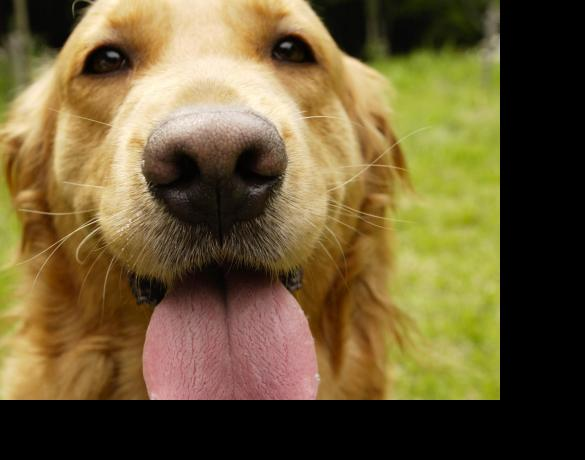
#> input picture code-statistics/temp/code-demo/cnn/image/dog/jinmao/ok_10.jpg, 585 x 460 px, given in place of one.1.jpg, which was not available
$ python _test_cnn_9_8.py   (older library calls are emulated)
#> lines starting #> are read from the running program, lines starting #| are printed output that depends on the picture; pictures that were not available may be replaced by others from this repository, and a replacement may not be noted
### code-statistics/temp/code-demo/cnn/__init__.py
from os import listdir

debug = True

MODEL_NAME = "test_1908.h5"
RESULT_SAVING_PATH = "./results/hdf5mdl"

BATCH_SIZE = 16

CAT_PIC_PATH = "./image/kagglecatsanddogs_3367a/PetImages/Cat"
CAT_PATH = "image/kagglecatsanddogs_3367a/PetImages/Cat"
VALIDATION_PATH = "image/kagglecatsanddogs_3367a/PetImages/CatValidation"

DOG_PIC_WITDH = 585
DOG_PIC_HEIGHT = 460
DOG_JINMAO_DIR = "./image/dog/jinmao"
DOG_SUMU_DIR = "./image/dog/sumu"
DOG_JINMAO_SAMPLE_DIR = "./image/dog/jinmao-samples"
DOG_SUMU_SAMPLE_DIR = "./image/dog/sumu-samples"
test_jinmao = "./image/temp/jinmao.jpg"
test_sumu = "./image/temp/sumu.jpg"
test_dir = "./image/temp"

test_6_MODEL = "./results/hdf5mdl"
NUM_CLASSES = 2
CLASSES = ["man", "dog"]

SEP = "\n===================================================================\n"
# SIZE = len(listdir(CAT_PATH))


def write_log(log: str, path="./tmp/log/", file="test.log"):
    f = open(path + file, "a", encoding="utf-8")
    f.write(SEP)
    f.write(log)
    f.write(SEP)
    f.close()


# [16 lines of commented-out code are left out]


haar_frontalface_default_xml = "haarcascade_frontalface_default.xml"
haar_frontalface_default_xml = "haarcascade_frontalface_alt2.xml"
harr_cascade_eye_xml = "haarcascade_eye.xml"
haar_frontalface_default_xml = (
    "C:\\Users\\xiaohaidan\\dog-face-check\\opencv-3.4.4\\opencv\\sources\\data\\haarcascades\\%s"
    % (haar_frontalface_default_xml)
)
harr_cascade_eye_xml = (
    "C:\\Users\\xiaohaidan\\dog-face-check\\opencv-3.4.4\\opencv\\sources\\data\\haarcascades\\%s"
    % (harr_cascade_eye_xml)
)
man_test_jpg = "./image/temp/one.1.jpg"
# man_test_jpg = "./image/temp/many.0.png"
haar_cascade_dir = "C:\\Users\\xiaohaidan\\dog-face-check\\opencv-3.4.4\\opencv\\sources\\data\\haarcascades"
haar_cascade_dir = "./model/opencv"
you_jpg = "./image/temp/you.jpg"

### code-statistics/temp/code-demo/cnn/_test_cnn_9_8.py
import cv2
import numpy as np

from __init__ import man_test_jpg, write_log
from _test_cnn_9_7 import trim_array

lg = "test_cnn_9_8.log"


"""
把图片变成只有边缘的图像，然后就可以很容易的分辨了，
那么对于这张图边缘信息就是有用的，颜色信息就是没有用的。
而且好的特征应该能够区分纽扣和其它圆形的东西的区别。
图像的梯度去掉了很多不必要的信息(比如不变的背景色)，加重了轮廓。
换句话说，你可以从梯度的图像中轻而易举的发现有个人。

在每个像素点，都有一个幅值(magnitude)和方向，
对于有颜色的图片，会在三个channel上都计算梯度。
那么相应的幅值就是三个channel上最大的幅值，
角度(方向)是最大幅值所对应的角。
方向是像素强度变化方向

https://blog.csdn.net/passball/article/details/82254256
https://blog.csdn.net/wjb820728252/article/details/78395092

"""

image = man_test_jpg
im = cv2.imread(image)
#> im is the input picture: shape (460, 585, 3); mean B, G, R 53.6, 92.1, 108.8
rgb = np.asarray(im)
hog = cv2.HOGDescriptor()
h = hog.compute(im)

gx = cv2.Sobel(im, cv2.CV_32F, 1, 0, ksize=1)  # im 在 x 方向上的梯度
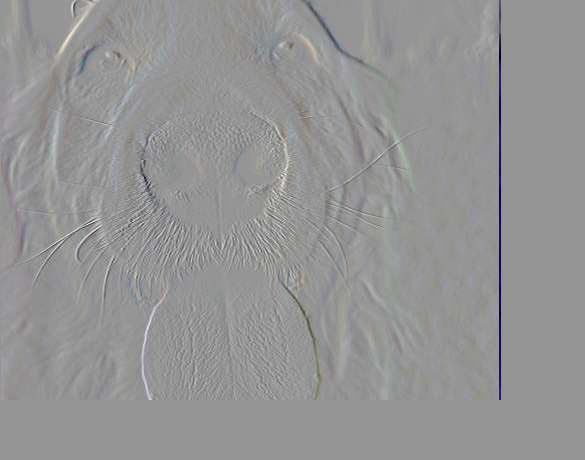
#> gx: shape (460, 585, 3) float32; mean B, G, R -0.2, -0.4, -0.4; drawn with min black and max white
gy = cv2.Sobel(im, cv2.CV_32F, 0, 1, ksize=1)
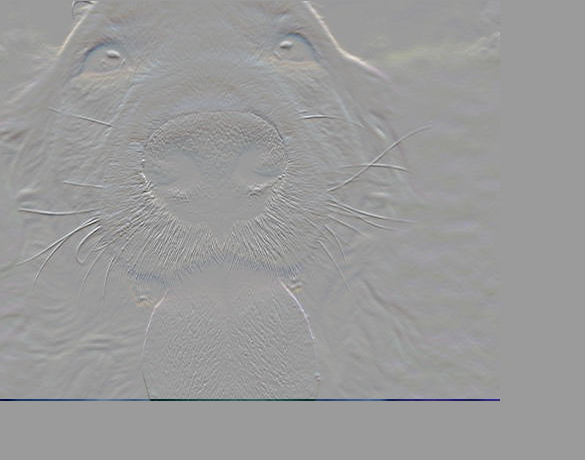
#> gy: shape (460, 585, 3) float32; mean B, G, R -0.3, -0.4, -0.4; drawn with min black and max white


mag, angle = cv2.cartToPolar(gx, gy, angleInDegrees=True)  # 梯度值 和方向(角度)
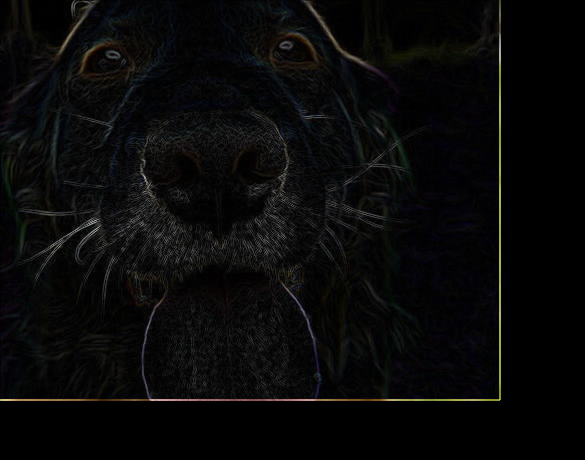
#> mag: shape (460, 585, 3) float32; mean B, G, R 8.9, 8.9, 9
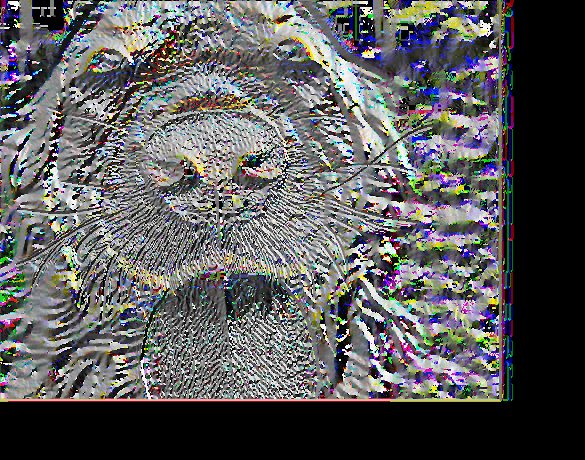
#> angle: shape (460, 585, 3) float32; mean B, G, R 129.5, 128.3, 128.4; drawn with min black and max white

write_log(str(mag), file=lg)
write_log(str(angle), file=lg)
write_log(str(mag.shape) + "size:" + str(mag.size), file=lg)
write_log(str(angle.shape) + "size:" + str(angle.size), file=lg)

# write_log(str(rgb.shape))
# write_log(str(h.shape))
# write_log(str(rgb.size))
write_log(str(h.size), file=lg)

$ run again, on code-statistics/temp/code-demo/cnn/image/dog/jinmao/ok_19.jpg
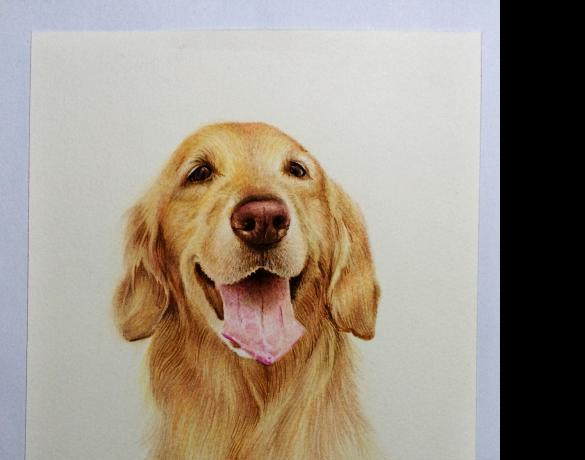
#> input picture code-statistics/temp/code-demo/cnn/image/dog/jinmao/ok_19.jpg, 585 x 460 px, given in place of one.1.jpg, which was not available
#> im is the input picture: shape (460, 585, 3); mean B, G, R 136, 148.3, 158.2
#> `mag, angle = cv2.cartToPolar(gx, gy, angleInDegrees=True)`:
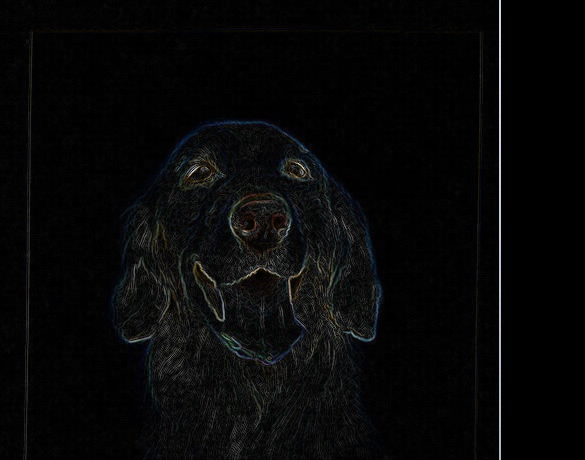
#> mag: shape (460, 585, 3) float32; mean B, G, R 7.9, 7.7, 7.5
#> `mag, angle = cv2.cartToPolar(gx, gy, angleInDegrees=True)`:
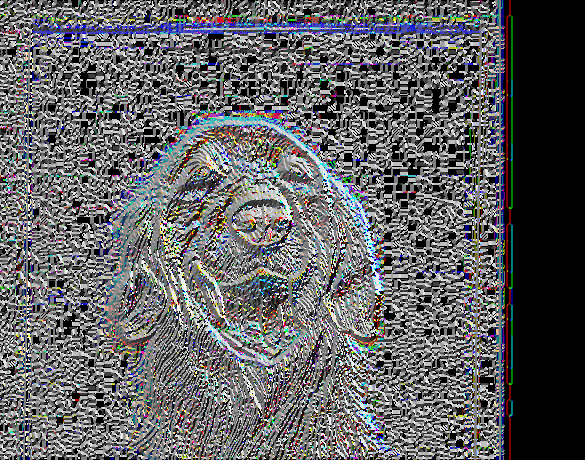
#> angle: shape (460, 585, 3) float32; mean B, G, R 139.9, 137.2, 136.6; drawn with min black and max white

$ run again, on code-statistics/temp/code-demo/cnn/image/dog/jinmao/ok_20.jpg
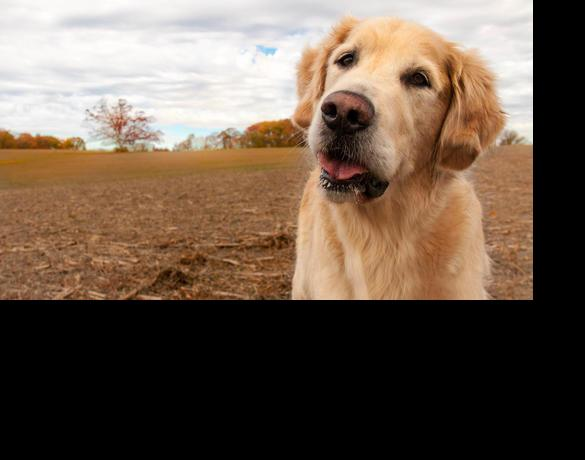
#> input picture code-statistics/temp/code-demo/cnn/image/dog/jinmao/ok_20.jpg, 585 x 460 px, given in place of one.1.jpg, which was not available
#> im is the input picture: shape (460, 585, 3); mean B, G, R 76.2, 90.7, 108.1
#> `mag, angle = cv2.cartToPolar(gx, gy, angleInDegrees=True)`:
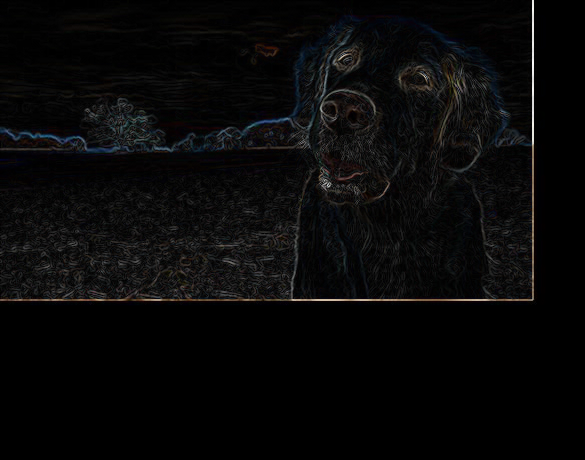
#> mag: shape (460, 585, 3) float32; mean B, G, R 8.6, 8.4, 8.6
#> `mag, angle = cv2.cartToPolar(gx, gy, angleInDegrees=True)`:
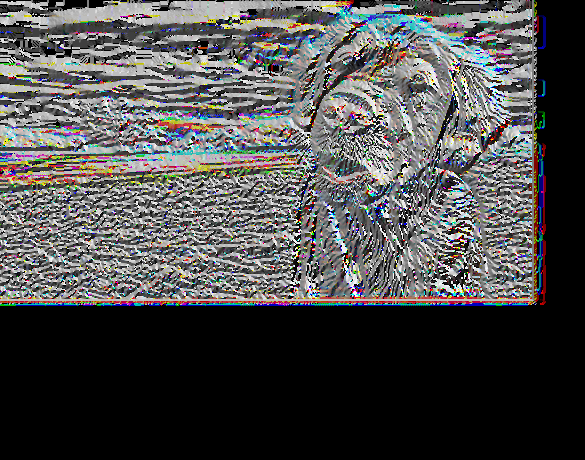
#> angle: shape (460, 585, 3) float32; mean B, G, R 108.5, 108.5, 108.9; drawn with min black and max white

$ run again, on code-statistics/temp/code-demo/cnn/image/dog/jinmao/ok_21.jpg
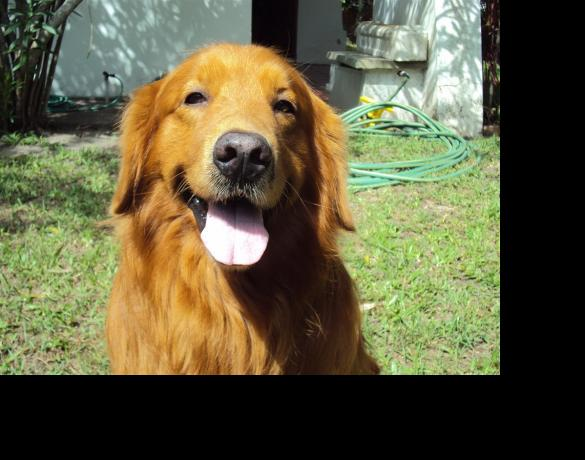
#> input picture code-statistics/temp/code-demo/cnn/image/dog/jinmao/ok_21.jpg, 585 x 460 px, given in place of one.1.jpg, which was not available
#> im is the input picture: shape (460, 585, 3); mean B, G, R 63.2, 91.9, 95.6
#> `mag, angle = cv2.cartToPolar(gx, gy, angleInDegrees=True)`:
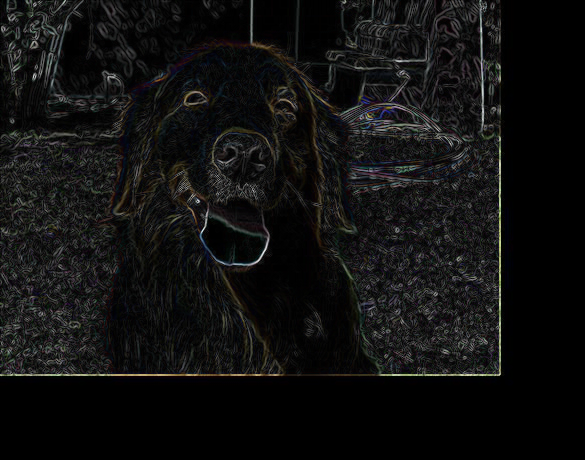
#> mag: shape (460, 585, 3) float32; mean B, G, R 16.3, 16.7, 16.7
#> `mag, angle = cv2.cartToPolar(gx, gy, angleInDegrees=True)`:
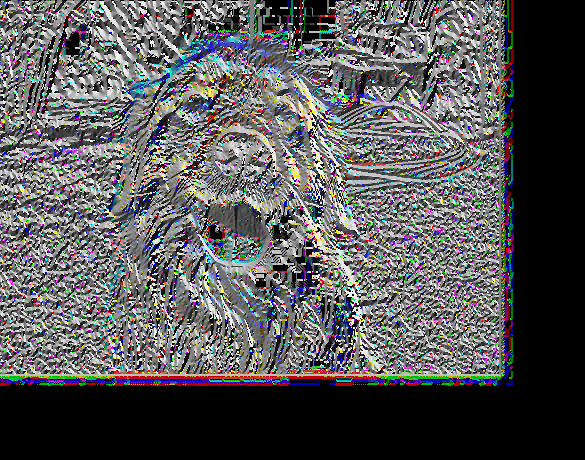
#> angle: shape (460, 585, 3) float32; mean B, G, R 124.3, 122.8, 123.3; drawn with min black and max white
